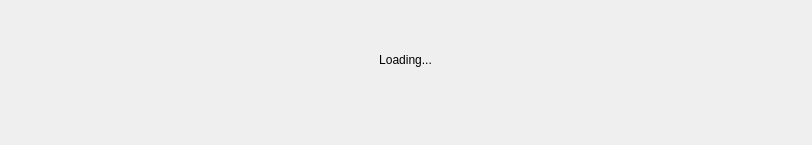
<?xml version="1.0" encoding="UTF-8"?>
<ui version="4.0">
 <class>Loading</class>
 <widget class="QDialog" name="Loading">
  <property name="geometry">
   <rect>
    <x>0</x>
    <y>0</y>
    <width>812</width>
    <height>145</height>
   </rect>
  </property>
  <property name="windowTitle">
   <string>Loading</string>
  </property>
  <widget class="QLabel" name="window_text">
   <property name="geometry">
    <rect>
     <x>60</x>
     <y>50</y>
     <width>691</width>
     <height>20</height>
    </rect>
   </property>
   <property name="text">
    <string>Loading...</string>
   </property>
   <property name="alignment">
    <set>Qt::AlignCenter</set>
   </property>
  </widget>
 </widget>
 <resources/>
 <connections/>
</ui>
